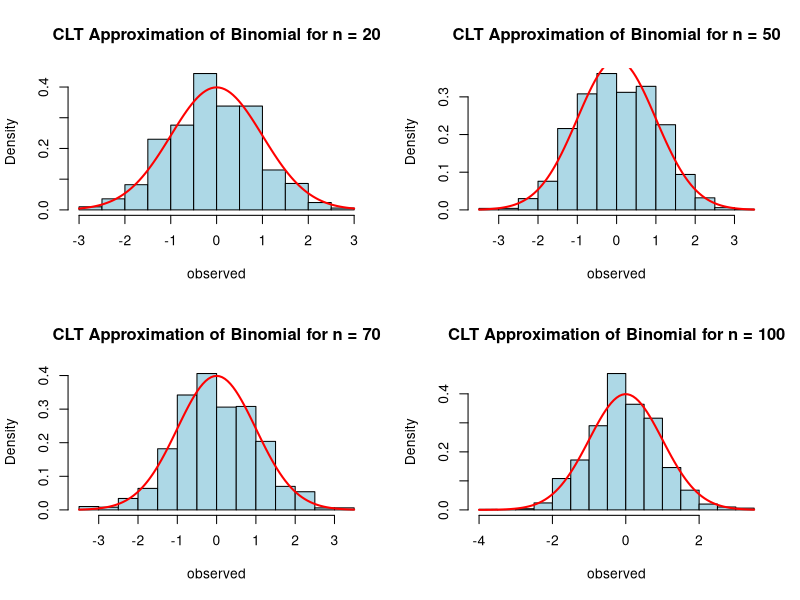
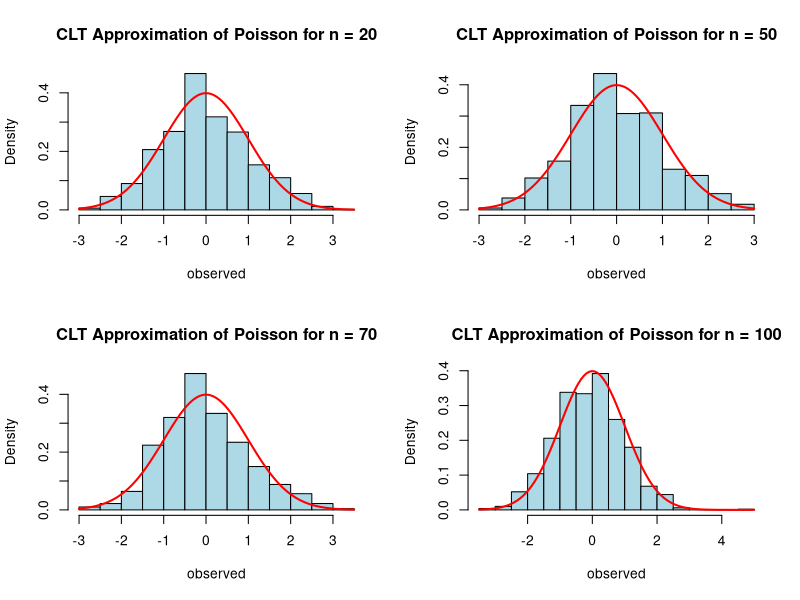
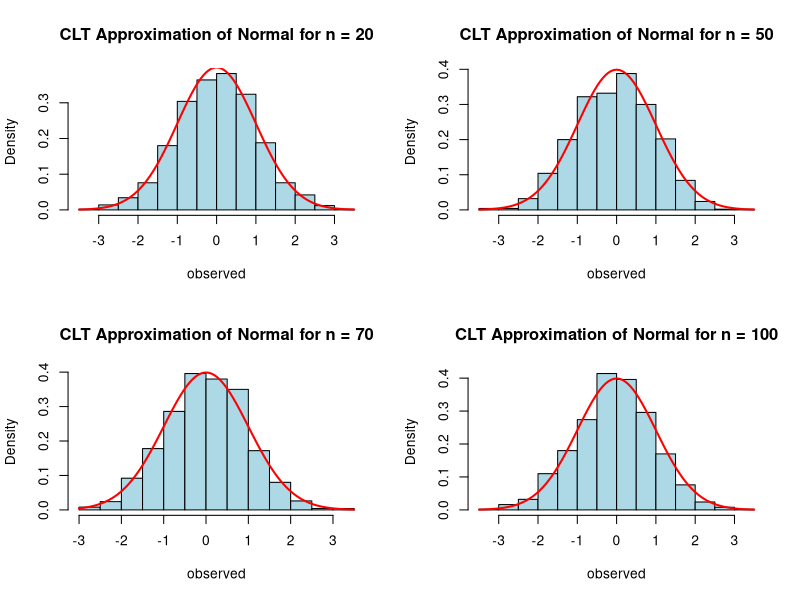
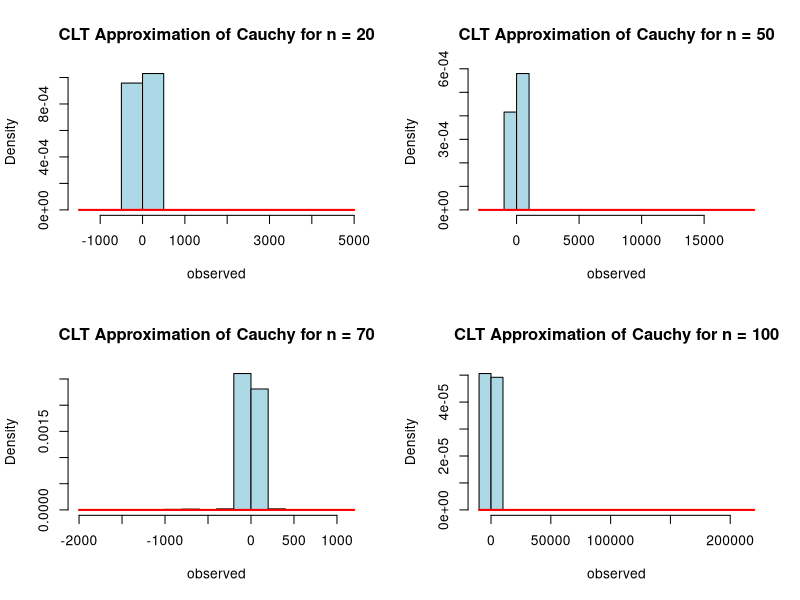

These figures' R source, in order:
#Binomial
rm(list=ls())
n = c(20, 50, 70, 100)
R = 1000

my_plot = function(sample_size,size=5,p=0.5) {
  x_bar = numeric(R)
  for(i in 1:R) {
    sample = rbinom(sample_size, size, p)
    x_bar[i] = mean(sample)
  }
  mu = size * p
  sigma = sqrt(size * p * (1 - p))
  observed = (x_bar - mu) / (sigma / sqrt(sample_size))
  hist(observed, probability = TRUE, main=paste("CLT Approximation of Binomial for n =", sample_size), 
       col="lightblue", breaks=20)
  curve(dnorm(x, mean=0, sd=1), col="red", lwd=2, add=TRUE)
}
par(mfrow=c(2,2))
for(counnter in n) {
  my_plot(counnter)
}

#Poisson
rm(list=ls())
n = c(20, 50, 70, 100)
R = 1000
my_plot = function(sample_size,lambda=1) {
  x_bar = numeric(R)
  for(i in 1:R) {
    sample = rpois(sample_size,lambda)
    x_bar[i] = mean(sample)
  }
  mu = lambda
  sigma = lambda
  observed = (x_bar - mu) / (sigma / sqrt(sample_size))
  hist(observed, probability = TRUE, main=paste("CLT Approximation of Poisson for n =", sample_size), 
       col="lightblue", breaks=20)
  curve(dnorm(x, mean=0, sd=1), col="red", lwd=2, add=TRUE)
}
par(mfrow=c(2,2))
for(counnter in n) {
  my_plot(counnter)
}


#Normal
rm(list=ls())
n = c(20, 50, 70, 100)
R = 1000
my_plot = function(sample_size,mean=1,sd=1) {
  x_bar = numeric(R)
  for(i in 1:R) {
    sample = rnorm(sample_size,mean,sd)
    x_bar[i] = mean(sample)
  }
  mu = mean
  sigma = sd
  observed = (x_bar - mu) / (sigma / sqrt(sample_size))
  hist(observed, probability = TRUE, main=paste("CLT Approximation of Normal for n =", sample_size), 
       col="lightblue", breaks=20)
  curve(dnorm(x, mean=0, sd=1), col="red", lwd=2, add=TRUE)
}
par(mfrow=c(2,2))
for(counnter in n) {
  my_plot(counnter)
}

#Cauchy
rm(list=ls())
n = c(20, 50, 70, 100) ; R = 1000
my_plot = function(sample_size,scale=0,shape=1) {
  x_bar = numeric(R)
  for(i in 1:R) {
    sample = rcauchy(sample_size,scale,shape)
    x_bar[i] = mean(sample)
  }
  mu = median(sample)
  sigma = IQR(sample)/1.3
  observed = (x_bar - mu) / (sigma / sqrt(sample_size))
  hist(observed, probability = TRUE, main=paste("CLT Approximation of Cauchy for n =", sample_size), 
       col="lightblue", breaks=20)
  curve(dnorm(x, mean=0, sd=1), col="red", lwd=2, add=TRUE)
}
par(mfrow=c(2,2))
for(counnter in n) {
  my_plot(counnter)
}


#Note : we observe that, Cauchy Distribution doesn't follow Central Limit Theorems.

